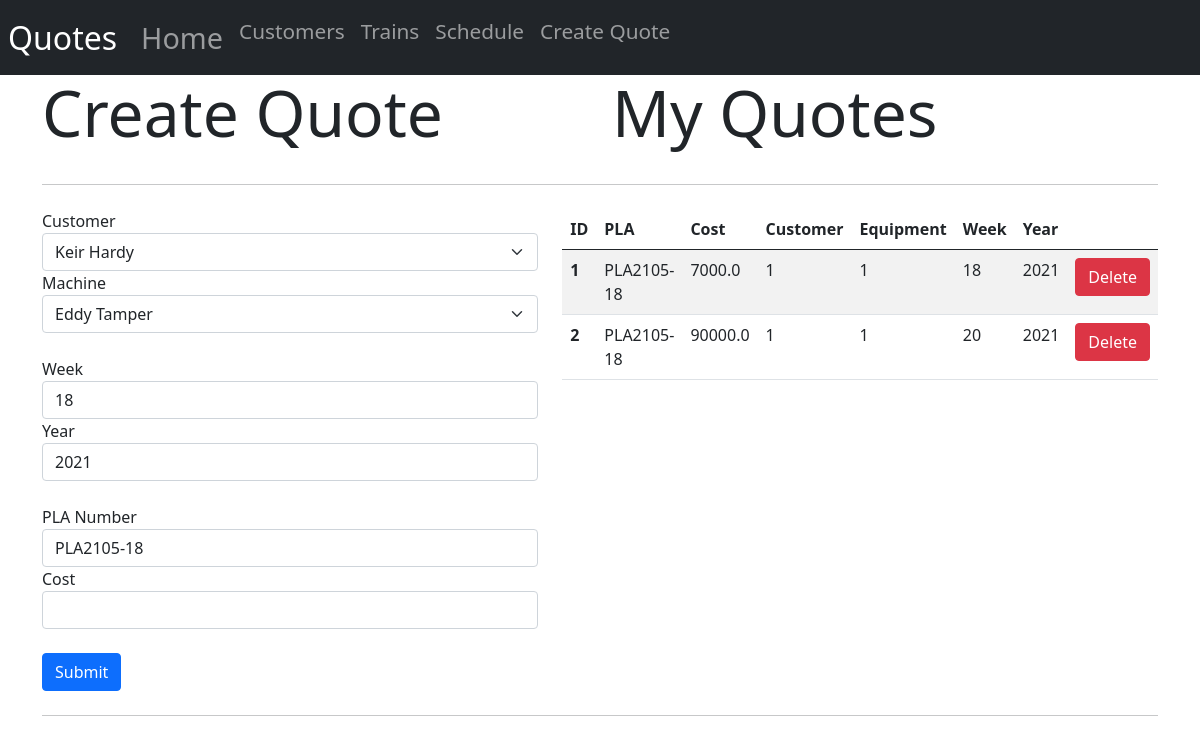
/createquote, run on an earlier commit of the app's database.
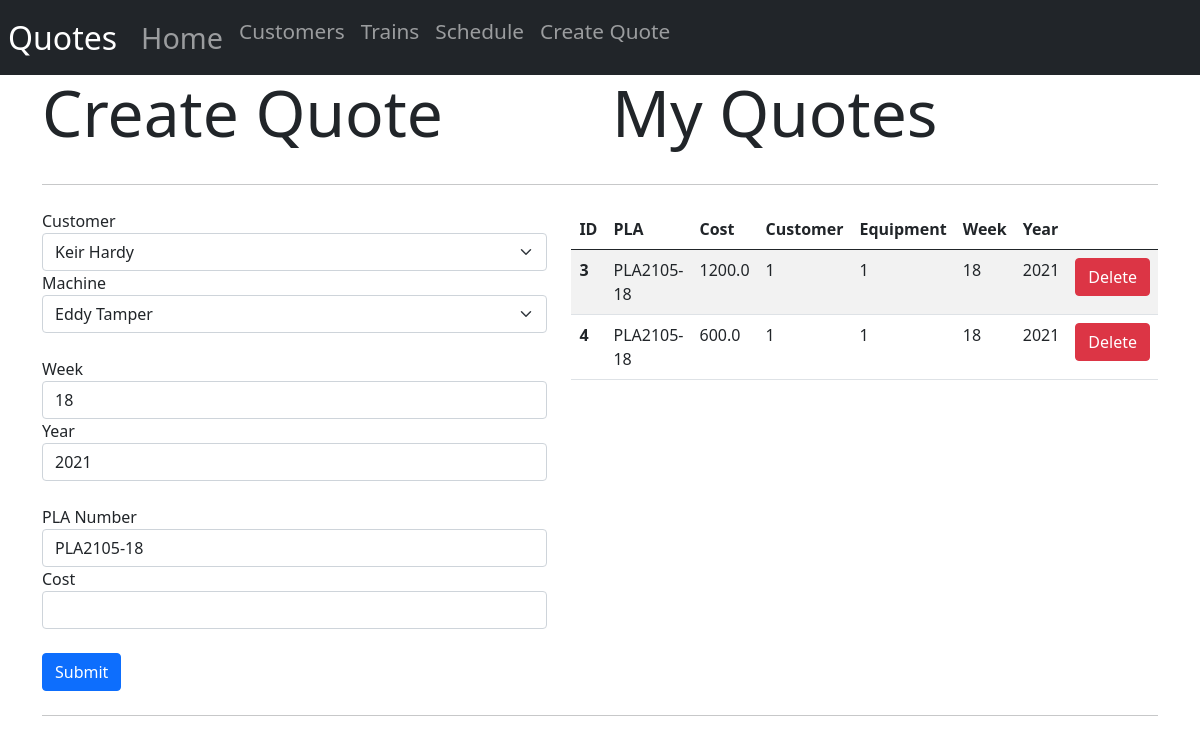
And on a later commit of the database.
### Website/models.py (models this page shows)
class Quote(db.Model):
    id = db.Column(db.Integer(), primary_key=True)
    PLA = db.Column(db.String(150))
    cost = db.Column(db.Float())
    cust_id = db.Column(db.Integer(), db.ForeignKey('customer.id'))
    train_id = db.Column(db.Integer(), db.ForeignKey('train.id'))
    week = db.Column(db.Integer())
    year = db.Column(db.Integer())

### Website/views.py (the view)
@views.route('/createquote', methods=['GET', 'POST'])
def create_quote():
    date = datetime.date.today()
    year, week_num, day = date.isocalendar()
    if request.method == "POST":
        pla = request.form.get('pla')
        cost = request.form.get('cost')
        cust_id = request.form.get('customer')
        train_id = request.form.get('train')
        week = request.form.get('week')
        year = request.form.get('year')
        new_quote = Quote(PLA=pla, cost=cost, cust_id=cust_id, train_id=train_id, week=week, year=year)
        db.session.add(new_quote)
        db.session.commit()
        flash("Quote created!", category="success")
        return render_template("createquote.html", trains_list=Train.query.all(), customer_list=Customer.query.all(), quote_list=Quote.query.all(), now=date, week=week_num)
    else:
        return render_template("createquote.html", trains_list=Train.query.all(), customer_list=Customer.query.all(), quote_list=Quote.query.all(), now=date, week=week_num)

### Website/Templates/createquote.html (shortened to what this page needs)
{% extends "base.html" %} {% block title %}Create Quote{% endblock %}
{% block content %}
<div class="row">
    <div class="col">
        <h1 class="display-3">Create Quote</h1>
    </div>
    <div class="col">
        <h1 class="display-3">My Quotes</h1>
    </div>
</div>
<hr class="my-4">
<div class="row">
    <div class="col">
        <form method='POST'>
            <div class="form-row">
                <div class="col">
                    <label for="customer">Customer</label>
                    <select class="form-select" name="customer" id="customer">
                        {% for customer in customer_list %}
                        <option value="{{ customer.id }}">{{ customer.name }}</option>
                        {% endfor %}
                    </select>
                </div>
                <div class="col">
                    <label for="train">Machine</label>
                    <select class="form-select" name="train" id="train">
                        {% for train in trains_list %}
                        <option value="{{ train.id }}">{{ train.name }}</option>
                        {% endfor %}
                    </select>
                </div>
            </div>
            <br />
            <div class="form-row">
                <div class="col">
                    <label for="week">Week</label>
                    <input class="form-control" type="text" name="week" id="week" value="{{ week }}">
                </div>
                <div class="col">
                    <label for="year">Year</label>
                    <input class="form-control" type="text" name="year" id="year" value="{{ now.year }}">
                </div>
            </div>
            <br />
            <div class="form-row">
                <div class="col">
                    <label for="pla">PLA Number</label>
                    <input class="form-control" type="text" name="pla" id="pla" value="PLA{{ now.strftime('%y') }}{{ now.strftime('%m') }}-{{ week }}">
                </div>
                <div class="col">
                    <label for="cost">Cost</label>
                    <input class="form-control" type="text" name="cost" id="cost">
                </div>
            </div>
            <br />
            <button class="btn btn-primary" type="submit">Submit</button>
        </form>
    </div>
    <div class="col">
        <table class="table table-hover table-striped">
            <thead>
                <tr>
                    <th scope="col">ID</th>
                    <th scope="col">PLA</th>
                    <th scope="col">Cost</th>
                    <th scope="col">Customer</th>
                    <th scope="col">Equipment</th>
                    <th scope="col">Week</th>
                    <th scope="col">Year</th>
                    <th></th>
                </tr>
            </thead>
            <tbody>
                {% for quote in quote_list %}
                <tr>
                    <th scope="row">{{ quote.id }}</th>
                    <td>{{ quote.PLA }}</td>
                    <td>{{ quote.cost }}</td>
                    <td>{{ quote.cust_id }}</td>
                    <td>{{ quote.train_id }}</td>
                    <td>{{ quote.week }}</td>
                    <td>{{ quote.year }}</td>
                    <td>
                        <button type="button" class="btn btn-danger" data-bs-toggle="modal" data-bs-target="#delete_modal">Delete</button>
                    </td>
                </tr>
                {% endfor %}
            </tbody>
        </table>
    </div>
</div>
{% endblock %}

What changed in the data, as far as the page shows it:
removed Quote: id "1", PLA "PLA2105-18", cost "7000.0", cust_id "1", train_id "1", week "18", year "2021"
removed Quote: id "2", PLA "PLA2105-18", cost "90000.0", cust_id "1", train_id "1", week "20", year "2021"
added Quote: id "3", PLA "PLA2105-18", cost "1200.0", cust_id "1", train_id "1", week "18", year "2021"
added Quote: id "4", PLA "PLA2105-18", cost "600.0", cust_id "1", train_id "1", week "18", year "2021"
